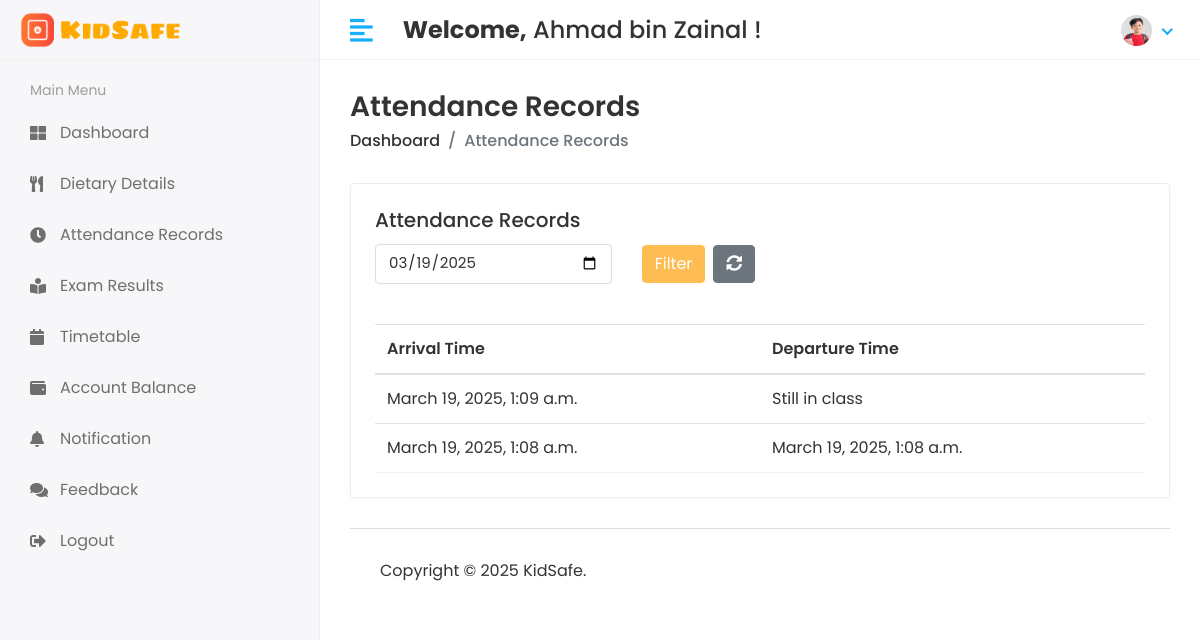
/student/attendance/ (signed in), run on an earlier commit of the app's database.
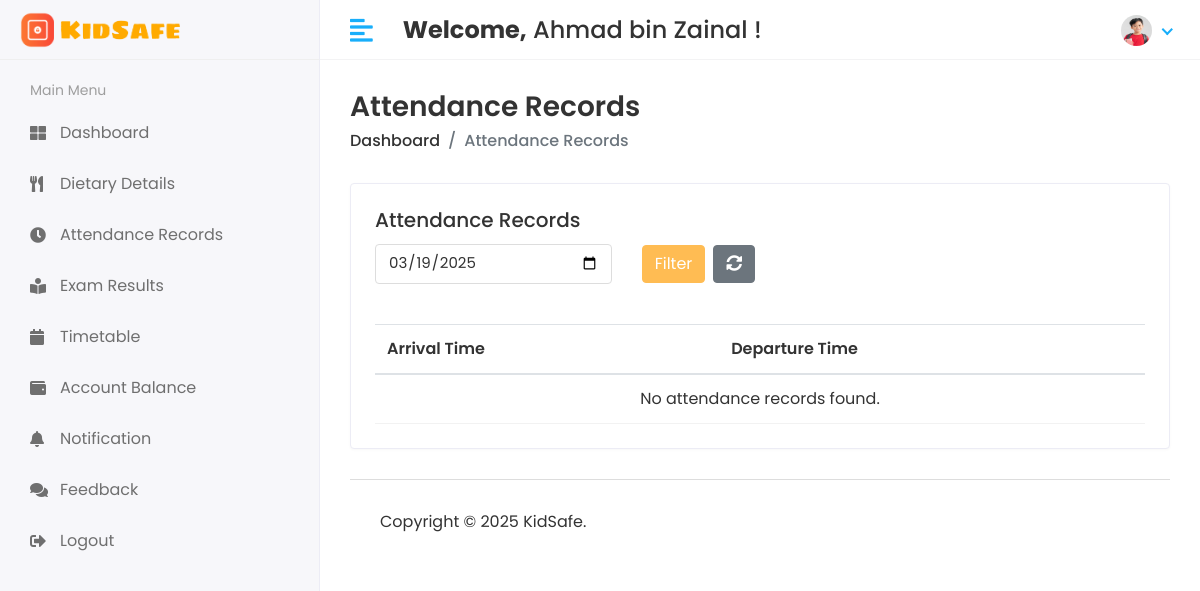
And on a later commit of the database.
### kidsafe_app/models.py (models this page shows, shortened)
class Attendance(models.Model):
    student = models.ForeignKey(Student, on_delete=models.CASCADE)
    arrival_time = models.DateTimeField(auto_now_add=True)
    departure_time = models.DateTimeField(null=True, blank=True)

### kidsafe_project/student_views.py (the view)
# urls.py: path('student/attendance/', student_views.student_attendance, name='student_attendance'),
@login_required(login_url='/')
def student_attendance(request):
    student = request.user.student
    date_filter = request.GET.get('date', '')
    attendance_records = Attendance.objects.filter(student=student).order_by('-arrival_time')
    if date_filter:
        try:
            filter_date = datetime.strptime(date_filter, '%Y-%m-%d').date()
            attendance_records = attendance_records.filter(arrival_time__date=filter_date)
        except ValueError:
            pass
    else:
        today = timezone.localdate()  # Use localdate() to get the current date in the server's timezone
        attendance_records = attendance_records.filter(arrival_time__date=today)
        date_filter = today.isoformat()  # Set the default date to today
    context = {
        'attendance_records': attendance_records,
        'selected_date': date_filter,  # Pass the selected date to the template
    }
    return render(request, 'student/student_attendance.html', context)

### templates/student/student_attendance.html (shortened to what this page needs)
{% extends 'base.html' %}
{% block content %}
<div class="page-header">
    <div class="row align-items-center">
        <div class="col">
            <h3 class="page-title">Attendance Records</h3>
            <ul class="breadcrumb">
                <li class="breadcrumb-item"><a href="{% url 'student_home' %}">Dashboard</a></li>
                <li class="breadcrumb-item active">Attendance Records</li>
            </ul>
        </div>
    </div>
</div>
<div class="row">
    <div class="col-sm-12">
        <div class="card">
            <div class="card-body">
                <h5 class="card-title">Attendance Records</h5>
                <form method="GET" action="{% url 'student_attendance' %}" class="mb-3">
                    <div class="row">
                        <div class="col-8 col-md-4">
                            <input type="date" name="date" class="form-control" value="{{ selected_date }}">
                        </div>
                        <div class="col-4 col-md-4 d-flex align-items-center">
                            <button class="btn btn-primary" type="submit">Filter</button>
                            <button class="btn btn-secondary ml-2" type="button" id="refresh-button">
                                <i class="fas fa-sync-alt"></i>
                            </button>
                        </div>
                    </div>
                </form>
                <br>
                <table class="table table-hover">
                    <thead>
                        <tr>
                            <th>Arrival Time</th>
                            <th>Departure Time</th>
                        </tr>
                    </thead>
                    <tbody>
                        {% for record in attendance_records %}
                        <tr>
                            <td>{{ record.arrival_time }}</td>
                            <td>{{ record.departure_time|default:"Still in class" }}</td>
                        </tr>
                        {% empty %}
                        <tr>
                            <td colspan="2" class="text-center">No attendance records found.</td>
                        </tr>
                        {% endfor %}
                    </tbody>
                </table>
            </div>
        </div>
    </div>
</div>
{% endblock %}

What changed in the data, as far as the page shows it:
removed Attendance: arrival_time "March 19, 2025, 1:09 a.m.", departure_time "Still in class"
removed Attendance: arrival_time "March 19, 2025, 1:08 a.m.", departure_time "March 19, 2025, 1:08 a.m."
Also different on the page:
text now shown: "No attendance records found."
